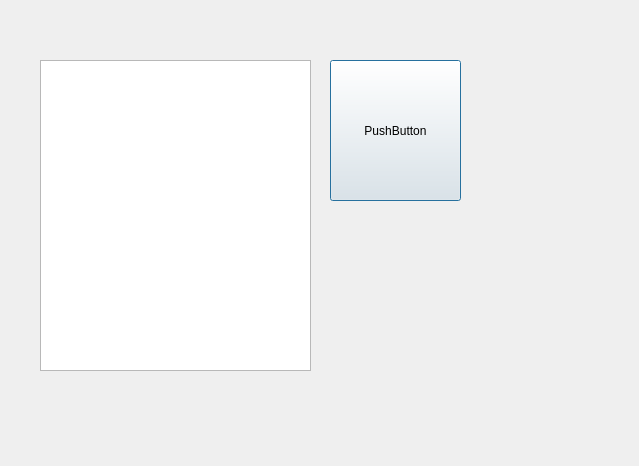
<?xml version="1.0" encoding="UTF-8"?>
<ui version="4.0">
 <class>Dialog</class>
 <widget class="QDialog" name="Dialog">
  <property name="geometry">
   <rect>
    <x>0</x>
    <y>0</y>
    <width>639</width>
    <height>466</height>
   </rect>
  </property>
  <property name="windowTitle">
   <string>Dialog</string>
  </property>
  <widget class="QTextEdit" name="te">
   <property name="geometry">
    <rect>
     <x>40</x>
     <y>60</y>
     <width>271</width>
     <height>311</height>
    </rect>
   </property>
  </widget>
  <widget class="QPushButton" name="pb">
   <property name="geometry">
    <rect>
     <x>330</x>
     <y>60</y>
     <width>131</width>
     <height>141</height>
    </rect>
   </property>
   <property name="text">
    <string>PushButton</string>
   </property>
  </widget>
 </widget>
 <resources/>
 <connections/>
</ui>
